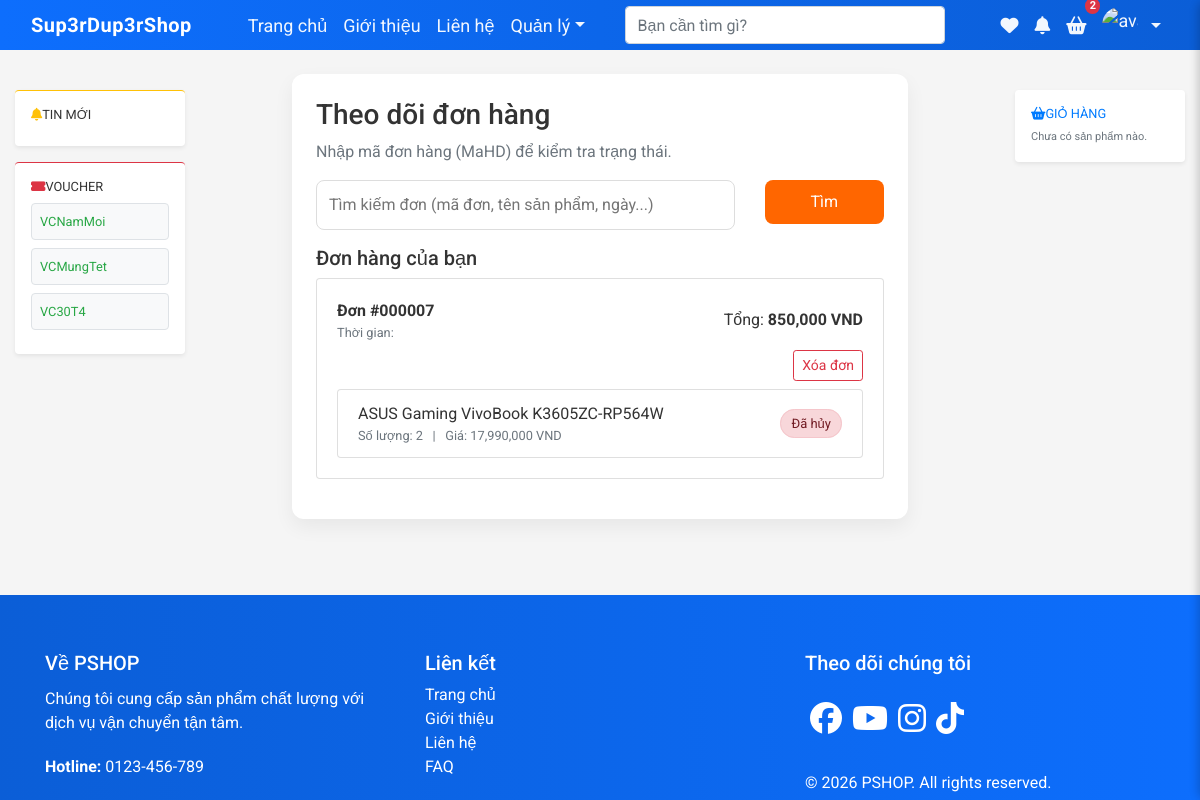
The page /track-order.php (signed in) on the database its author committed.
### tables this page shows
CREATE TABLE IF NOT EXISTS `Vouchers` (
  `id` INT AUTO_INCREMENT PRIMARY KEY,
  `Code` VARCHAR(100) NOT NULL,
  `Description` TEXT,
  `DiscountPercent` INT DEFAULT NULL,
  `DiscountAmount` DECIMAL(10,2) DEFAULT NULL,
  `ValidFrom` DATE DEFAULT NULL,
  `ValidTo` DATE DEFAULT NULL,
  `Quantity` INT DEFAULT NULL,
  `CreatedAt` TIMESTAMP DEFAULT CURRENT_TIMESTAMP
);

CREATE TABLE IF NOT EXISTS `HoaDon` (
  `MaHD` INT(6) ZEROFILL AUTO_INCREMENT PRIMARY KEY,
  `MaTK` INT(6) ZEROFILL NOT NULL,
  `SoTien` FLOAT NOT NULL,
  `Status` VARCHAR(50) NOT NULL DEFAULT 'Chờ thanh toán',
  `NgayThanhToan` TIMESTAMP DEFAULT CURRENT_TIMESTAMP ON UPDATE CURRENT_TIMESTAMP,
  CONSTRAINT HD_MaTK_FK FOREIGN KEY (MaTK) REFERENCES Account(MaTK) ON DELETE CASCADE
);

CREATE TABLE IF NOT EXISTS `LS_Mua` (
  `MaHD` INT(6) ZEROFILL NOT NULL,
  `MaTK` INT(6) ZEROFILL NOT NULL,
  `MaSP` VARCHAR(6) NOT NULL,
  `TenSP` VARCHAR(100) NOT NULL,
  `SoLuong` INT NOT NULL,
  `GiaTien` FLOAT NOT NULL,
  `State` VARCHAR(50) NOT NULL,
  `NgayMua` TIMESTAMP DEFAULT CURRENT_TIMESTAMP ON UPDATE CURRENT_TIMESTAMP,
  PRIMARY KEY (MaHD, MaSP),
  CONSTRAINT LS_MaHD_FK FOREIGN KEY (MaHD) REFERENCES HoaDon(MaHD) ON DELETE CASCADE,
  CONSTRAINT LS_MaSP_FK FOREIGN KEY (MaSP) REFERENCES Products(MaSP) ON DELETE CASCADE
);

### model/m_voucher.php (called while the page is built, shortened)
<?php
require_once 'm_database.php';
class M_voucher extends M_database {
    public function getAll($limit = 50) {
        $conn = $this->getConnection();
        $limit = (int)$limit;
        $stmt = $conn->prepare("SELECT * FROM Vouchers ORDER BY CreatedAt DESC LIMIT " . $limit);
        if (!$stmt->execute()) {
            error_log("Voucher getAll execute error: " . $stmt->error);
            return null;
        }
        return $stmt->get_result();
    }
}
?>

### model/m_database.php (called while the page is built, shortened)
<?php
    class M_database {
        public $CONFIG_serverName = "localhost";
        public $CONFIG_userName = "root";
        public $CONFIG_password = "";
        public $CONFIG_dbName = "salespage";
        public $conn, $query = null;
        public function __construct() {
            $this->conn = new mysqli($this->CONFIG_serverName, $this->CONFIG_userName,
                                        $this->CONFIG_password, $this->CONFIG_dbName);
            if ($this->conn->connect_error) {
                $logDir = __DIR__ . '/../logs';
                if (!is_dir($logDir)) {
                    @mkdir($logDir, 0755, true);
                }
                $message = date('Y-m-d H:i:s') . " | DATABASE CONNECTION FAILED: " . $this->conn->connect_error . PHP_EOL;
                @error_log($message, 3, $logDir . '/db_errors.log');
            } else {
                try {
                    $this->conn->query("SET time_zone = '+00:00'");
                } catch (Exception $e) {
                }
            }
        }
        public function setQuery($sql_query) {
            $this->query = $sql_query;
        }
        public function excuteQuery() {
                $result = $this->conn->query($this->query);
                return $result;
        }
    }
?>

### model/m_hoadon.php (called while the page is built, shortened)
<?php
    include_once("m_database.php");
    class M_hoadon extends M_database
    {
        public function getHoaDonByMaTK($maTK)
        {
            return $this->excuteQuery();
        }
    }
?>

### model/m_lsMua.php (called while the page is built, shortened)
<?php
    include_once("m_database.php");
    class M_lsMua extends M_database
    {
        public function getLSMua($maHD)
        {
            return $this->excuteQuery();
        }
    }
?>

### track-order.php (the view, shortened to what this page needs)
<?php include('template/head.php') ?>
<?php include('template/header.php') ?>
<?php
    include_once 'model/m_database.php';
    include_once 'model/m_hoadon.php';
    include_once 'model/m_lsMua.php';
    include_once 'model/m_voucher.php';
    $hdModel = new M_hoadon();
    $lsModel = new M_lsMua();
    include_once 'model/m_pagebuilder.php';
    $sideVouchers = $vm->getAll(5);
    $totalCartQty = 0;
    function getOrderStateClass($state) {
        $s = mb_strtolower(trim((string)$state));
        if (mb_stripos($s, 'hủy') !== false || mb_stripos($s, 'cancel') !== false) return 'state-cancel';
        return 'state-pending';
    }
    $ordersArr = [];
    if (isset($_SESSION['user_id']) && intval($_SESSION['user_id']) > 0) {
        $maTK = intval($_SESSION['user_id']);
        $ordersRes = $hdModel->getHoaDonByMaTK($maTK);
        if ($ordersRes === false || ($ordersRes && $ordersRes->num_rows === 0)) {
            $message = 'Bạn chưa có đơn hàng nào.';
        } else {
            while ($row = $ordersRes->fetch_assoc()) {
                $maHD = $row['MaHD'];
                $itemsRes = $lsModel->getLSMua($maHD);
                $itemsArr = [];
                if ($itemsRes && $itemsRes->num_rows > 0) {
                    while ($it = $itemsRes->fetch_assoc()) $itemsArr[] = $it;
                }
                $row['items'] = $itemsArr;
                $ordersArr[] = $row;
            }
        }
    }
?>
<div class="container-fluid py-4">
    <div class="row gx-4">
        <aside class="col-lg-2 d-none d-lg-block">
            <div class="side-promo">
                <div class="system-widgets mt-3">
                    <div class="promo-card mb-3 p-3 shadow-sm rounded bg-white border-top border-warning border-3">
                        <h6 class="fw-bold mb-2 small text-uppercase"><i class="fas fa-bell text-warning me-2"></i>Tin mới</h6>
                    </div>
                    <?php if ($sideVouchers && $sideVouchers->num_rows > 0): ?>
                        <div class="promo-card p-3 shadow-sm rounded bg-white border-top border-danger border-3">
                            <h6 class="fw-bold mb-2 small text-uppercase"><i class="fas fa-ticket-alt text-danger me-2"></i>Voucher</h6>
                            <?php while($vv = $sideVouchers->fetch_assoc()): ?>
                                <div class="mb-2 p-2 rounded bg-light border border-dashed">
                                    <strong class="text-success small d-block"><?= htmlspecialchars($vv['Code']) ?></strong>
                                </div>
                            <?php endwhile; ?>
                        </div>
                    <?php endif; ?>
                </div>
            </div>
        </aside>
        <main class="col-12 col-lg-8">
            <div class="main__container">
                <div class="track-card">
                    <h3>Theo dõi đơn hàng</h3>
                    <p class="text-muted">Nhập mã đơn hàng (MaHD) để kiểm tra trạng thái.</p>
                    <form class="track-form row g-2 mb-3" method="GET" action="track-order.php">
                        <div class="col-9">
                            <input type="text" name="q" placeholder="Tìm kiếm đơn (mã đơn, tên sản phẩm, ngày...)" value="<?= isset($_GET['q']) ? htmlspecialchars($_GET['q']) : '' ?>">
                        </div>
                        <div class="col-3">
                            <button type="submit" class="w-100">Tìm</button>
                        </div>
                    </form>
                    <?php if (!empty($ordersArr)): ?>
                        <h5>Đơn hàng của bạn</h5>
                        <?php foreach($ordersArr as $o):
                            $orderItems = $o['items'] ?? [];
                            $deletable = true;
                        ?>
                            <div class="card mb-3">
                                <div class="card-body">
                                    <div class="d-flex justify-content-between align-items-center mb-2">
                                        <div>
                                            <strong>Đơn #<?= htmlspecialchars($o['MaHD']) ?></strong>
                                            <div class="small text-muted">Thời gian: <?= htmlspecialchars($o['created_at'] ?? ($o['createdAt'] ?? '')) ?></div>
                                        </div>
                                        <div class="text-end">
                                            <div>Tổng: <strong><?= number_format($o['SoTien'] ?? 0) ?> VND</strong></div>
                                        </div>
                                    </div>
                                            <div class="d-flex justify-content-end mb-2">
                                                <?php if ($deletable): ?>
                                                    <form method="POST" onsubmit="return confirm('Bạn chắc chắn muốn xóa đơn #<?= htmlspecialchars($o['MaHD']) ?>?');">
                                                        <button type="submit" class="btn btn-sm btn-outline-danger">Xóa đơn</button>
                                                    </form>
                                                <?php else: ?>
                                                    <button class="btn btn-sm btn-outline-secondary" disabled title="Đơn đang xử lý, không thể xóa">Không thể xóa</button>
                                                <?php endif; ?>
                                            </div>
                                    <div class="list-group">
                                        <?php if (is_array($orderItems) && count($orderItems) > 0): foreach($orderItems as $it): ?>
                                            <div class="list-group-item d-flex justify-content-between align-items-center">
                                                <div>
                                                    <div class="fw-bold"><?= htmlspecialchars($it['TenSP']) ?></div>
                                                    <div class="small text-muted">Số lượng: <?= intval($it['SoLuong']) ?> &nbsp; | &nbsp; Giá: <?= number_format($it['GiaTien']) ?> VND</div>
                                                </div>
                                                <div>
                                                        <?php $stateRaw = $it['State'] ?? ''; $stateClass = getOrderStateClass($stateRaw); ?>
                                                        <span class="state-badge <?= $stateClass ?>"><?= htmlspecialchars($it['State']) ?></span>
                                                </div>
                                            </div>
                                        <?php endforeach; else: ?>
                                            <div class="small text-muted">Không có mặt hàng nào trong đơn này.</div>
                                        <?php endif; ?>
                                    </div>
                                </div>
                            </div>
                        <?php endforeach; ?>
                    <?php endif; ?>
                </div>
            </div>
        </main>
        <aside class="col-lg-2 d-none d-lg-block">
            <div class="side-promo">
                <div class="promo-card shadow-sm border-0 mb-3 bg-white p-3 rounded border-start border-4 border-primary">
                    <h6 class="fw-bold text-primary small text-uppercase"><i class="fas fa-shopping-basket me-2"></i>Giỏ hàng</h6>
                    <div class="cart-status mt-2">
                        <?php if($totalCartQty > 0): ?>
                            <p class="small mb-2">Bạn đang có <strong class="text-danger"><?= $totalCartQty ?></strong> món.</p>
                            <a href="cart.php" class="btn btn-sm btn-primary w-100 py-1 rounded-pill" style="font-size: 11px;">THANH TOÁN</a>
                        <?php else: ?>
                            <p class="text-muted small mb-0" style="font-size: 11px;">Chưa có sản phẩm nào.</p>
                        <?php endif; ?>
                    </div>
                </div>
            </div>
        </aside>
    </div>
</div>
<?php include('template/footer.php') ?>

### public/CSS/style.css (style rules this page uses)
main { width: min(1200px, 90vw); margin: auto; }
.side-promo { position: sticky; top: 90px; }
.promo-card { background: #fff; padding: 16px; border-radius: 8px; box-shadow: 0 6px 18px rgba(0,0,0,0.06); }
.promo-card h5, .promo-card h6 { margin: 0 0 8px 0; }
.promo-card p { margin: 0 0 10px 0; color: #555; }

### public/CSS/base.css (style rules this page uses)
* { margin: 0; padding: 0; box-sizing: border-box; }
body { font-family: 'Roboto', sans-serif !important; }
:root { --main-color: #FF5722; --second-color: #2980b9; --third-color: #ecf0f1; --fourth-color: #e74c3c; --fifth-color: #2ecc71; }
body { font-family: 'Arial', sans-serif; background-color: #F5F5F5; color: #333; }
.main__container { width: 80%; margin-left: auto; margin-right: auto; max-width: 1200px; }
html, body { height: 100%; }
body { display: flex; flex-direction: column; min-height: 100vh; }

### template/head.php (style rules this page uses)
html, body { height: 100%; }
body { display: flex; flex-direction: column; min-height: 100vh; }
body > .container, body > .container-fluid, main { flex: 1 0 auto; }

### track-order.php (style rules this page uses)
.track-card { background: #fff; padding: 24px; border-radius: 12px; box-shadow: 0 8px 20px rgba(0,0,0,0.06); }
.track-form input { padding: 12px; border-radius: 8px; border: 1px solid #ddd; width: 100%; }
.track-form button { background:#ff6600;color:#fff;border:none;padding:10px 16px;border-radius:8px; }
.state-badge { padding:6px 10px;border-radius:999px;font-size:13px; }
.state-cancel { background:#f8d7da;color:#721c24;border:1px solid #f5c6cb; }

### rows shown on the page
vouchers: Code "VCNamMoi"
vouchers: Code "VCMungTet"
vouchers: Code "VC30T4"
hoadon: MaHD "000007", SoTien "850,000"
ls_mua: TenSP "ASUS Gaming VivoBook K3605ZC-RP564W", SoLuong "2", GiaTien "17,990,000", State "Đã hủy"

### other values the page prints
$totalCartQty "2"
